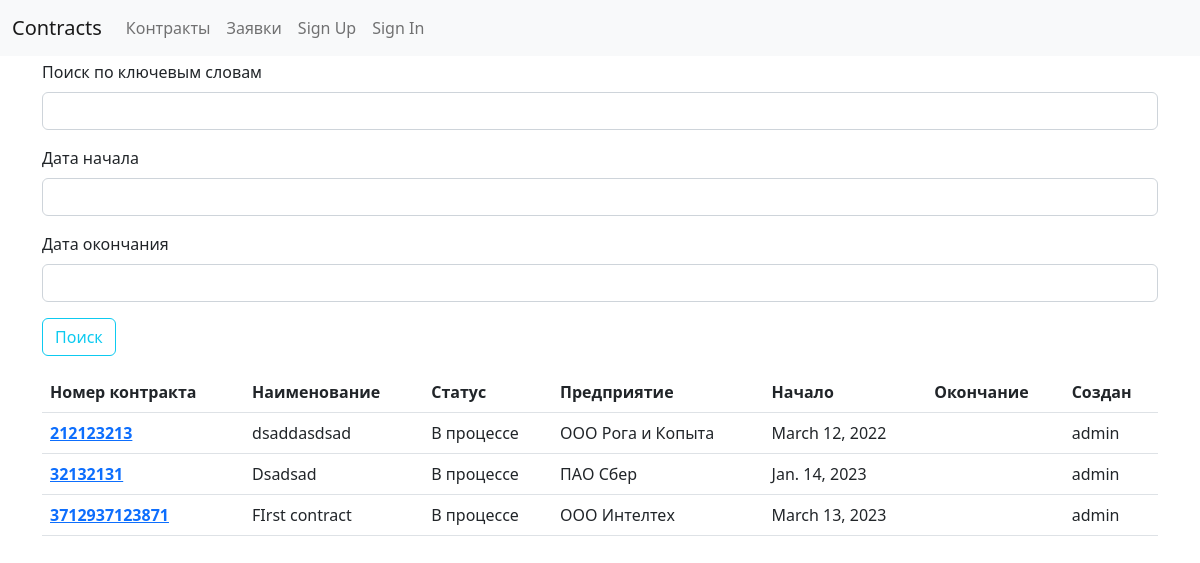
Before: /contracts/ with the older database file.
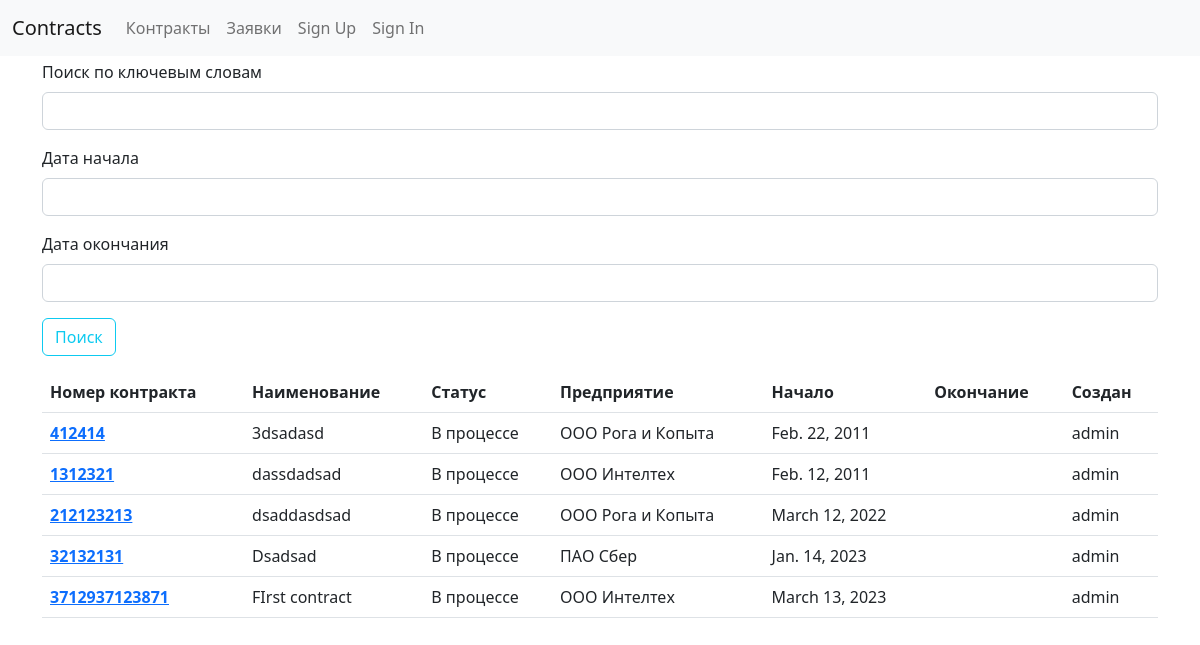
After: the same page with the newer database file.
### contracts/users/models.py (models this page shows, shortened)
class Contract(models.Model):
    number = models.BigIntegerField("Номер контракта")
    object = models.CharField("Наименование объекта", max_length=150)
    state = models.CharField(
        "Статус",
        max_length=50,
        choices=[
            ("in_process", "В процессе"),
            ("restored", "Восстановлен"),
            ("contract_organization", "Организация контракта"),
        ],
        default="in_process",
    )
    company = models.ForeignKey(
        Company, on_delete=models.CASCADE, verbose_name="Предприятие"
    )
    town = models.ForeignKey(Town, on_delete=models.CASCADE, verbose_name="Город")
    description = models.TextField("Описание работ")
    start = models.DateField("Дата начала работ", blank=True, null=True)
    end = models.DateField("Плановая дата окончания работ", blank=True, null=True)
    creator = models.ForeignKey(
        User,
        verbose_name="Создатель",
        on_delete=models.PROTECT,
        null=True,
        blank=True,
        related_name="created_contracts",
        editable=False,
    )
    gip = models.ForeignKey(
        User,
        verbose_name="Руководитель",
        on_delete=models.PROTECT,
        blank=True,
        null=True,
        related_name="gip_contracts",
    )
    users = models.ManyToManyField(
        User,
        blank=True,
        null=True,
        verbose_name="Пользователи",
        related_name="contracts",
    )
    class Meta:
        verbose_name_plural = _("Контракты")
        verbose_name = _("Контракт")

class Company(models.Model):
    name = models.CharField("Наименование", max_length=50, unique=True)
    class Meta:
        verbose_name_plural = _("Компании")
        verbose_name = _("Компания")
    def __str__(self) -> str:
        return self.name

class User(AbstractUser):
    name = models.CharField(_("Name of User"), blank=True, max_length=255)
    first_name = None  # type: ignore[assignment]
    last_name = None  # type: ignore[assignment]
    supervisor = models.BooleanField("Руководитель", default=False)
    it_staff = models.BooleanField("IT персонал", default=False)

### contracts/users/contract_views.py (the view, shortened to what this page needs)
# urls.py: path("", ContractListView.as_view(), name="contract-list"),
class ContractListView(ListView):
    model = Contract
    context_object_name = "contracts"
    def get_queryset(self) -> QuerySet[Any]:
        self.form = ContarctFilterForm(self.request.GET)
        qs = super().get_queryset().select_related("company", "creator").order_by("-id")
        query = self.request.GET.get("query", None)
        start = self.request.GET.get("start", None)
        if start:
            qs = qs.filter(start=datetime.strptime(start, "%d.%m.%Y"))
        end = self.request.GET.get("end", None)
        if end:
            qs = qs.filter(end=datetime.strptime(end, "%d.%m.%Y"))
        return qs
    def get_context_data(self, **kwargs):
        context = super(ContractListView, self).get_context_data(**kwargs)
        context["form"] = self.form
        return context

### contracts/users/forms.py
class ContarctFilterForm(forms.Form):
    query = forms.CharField(
        label="Поиск по ключевым словам", max_length=100, required=False
    )
    start = forms.DateField(label="Дата начала", required=False)
    end = forms.DateField(label="Дата окончания", required=False)

### contracts/users/context_processors.py (called while the page is built)
def allauth_settings(request):
    return {
        "ACCOUNT_ALLOW_REGISTRATION": settings.ACCOUNT_ALLOW_REGISTRATION,
    }

### contracts/templates/users/contract_list.html (shortened to what this page needs)
{% extends "base.html" %}
{% load crispy_forms_tags %}
{% block content %}
<form>
    <fieldset class="form-group">
        {{ form|crispy }}
    </fieldset>
    <div class="form-group">
        <button class="btn btn-outline-info" type="submit">Поиск</button>
    </div>
</form>
<table class="table mt-3">
    <thead>
      <tr>
        <th scope="col">Номер контракта</th>
        <th scope="col">Наименование</th>
        <th scope="col">Статус</th>
        <th scope="col">Предприятие</th>
        <th scope="col">Начало</th>
        <th scope="col">Окончание</th>
        <th scope="col">Создан</th>
      </tr>
    </thead>
    <tbody>
        {% for contract in contracts %}
          <tr>
            <th scope="row">
                <a href="{% url 'contracts:contract-detail' contract.id %}">{{contract.number}}</a>
            </th>
            <td>{{contract.object}}</td>
            <td>{{contract.get_state_display}}</td>
            <td>{{contract.company}}</td>
            <td>{{contract.start}}</td>
            <td>{% if contract.end %}{{contract.end}}{% else %}{% endif %}</td>
            <td>{{contract.creator}}</td>
          </tr>
        {% endfor %}
    </tbody>
  </table>
{% endblock content %}

Changed rows visible on the page:
added Contract: number "412414", object "3dsadasd", state "В процессе", company "ООО Рога и Копыта", start "Feb. 22, 2011", creator "admin"
added Contract: number "1312321", object "dassdadsad", state "В процессе", company "ООО Интелтех", start "Feb. 12, 2011", creator "admin"
